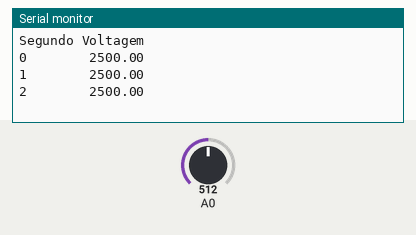
Simulated run of this sketch. Board: Arduino Uno, built with avr-gcc and run on an emulated ATmega328P. On the bench: the last lines printed to the serial monitor. The inputs (shaded band) are chosen by the test bench; at power-on: A0 = 512.

Above: at 1.2 s.
1.3 s: A0 set to 716
At 1.46 s:
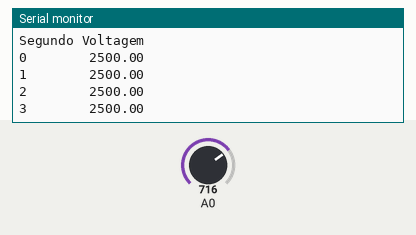
2.8 s: A0 set to 900
At 3.06 s:
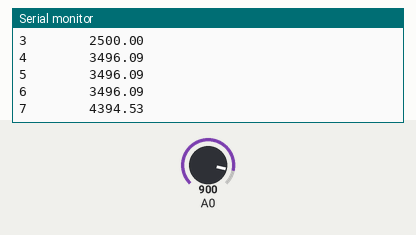
Timing chart, 0 to 5.8 s (numbered marks = the images above; inputs shaded):
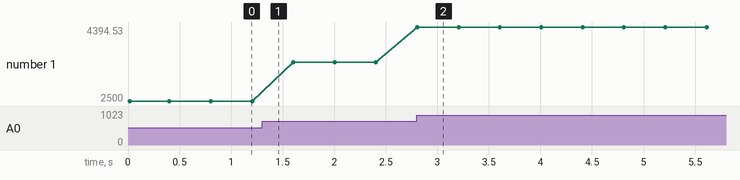

The sketch:

DetectorVoltagemTempo.ino
```cpp
//Programa: Detector de Voltagem Para Um Detector
//Descrição: Detecção Automatizada de Voltagem Para Quantidade Razoavel de Dados(Solução Simplificada)
//Autor: Diogo L.C. Felipe
//Email: Diogomem@outlook.com


/*
 * Para usar o programa:
 * 1. Conecte a placa ao computador
 * 2. Carregue o programa na placa
 * 3. Com a IDE aberta, pressione as telcas Ctrl + Shift + M
 * ---Apos finalização da medida---
 * 4. Copie as informações da tela para um arquivo .txt
 */

int detector = A0; //Definição da porta de detecção

int dados = 18000; //Variável para controle da quantidade de dados

int intervaloEntreMedidas = 400; //Atraso atraso entre duas medidas consecutivas (em milisegundo)

void setup() {
    Serial.begin(9600); //Inicição do monitor onde os dados aparecem
    Serial.println("Segundo Voltagem"); //Primeira linha do monitor

    //Variável que recebe a voltagem
    float voltagem;

    //Loop que conta o numero de medidas
    for(int medida = 0; medida < dados; medida++){
        voltagem = medeVoltagem(detector); //Função que efetivamete realiza a medida de voltagem

        //Impressão dos valores na tela separados por alguns espaços
        Serial.print(medida); //'Eixo x' ou 'id' da medida
        Serial.print("        ");
        Serial.println(voltagem); //Valor da medida ('eixo y')

        delay(intervaloEntreMedidas); //Implementação do atraso entre duas medidas consecutivas
    }
}

void loop(){}
```

funcoes_detector.ino.ino
```cpp
//Função que realiza medida de voltagem instantânea
float medeVoltagem(int porta){

    float detectorValor = 0; //Variável para aquisição do valor
    float voltagemCorrigida = 0; //Valor corrigido e fornecido ao usuário (em milivolt)

    detectorValor = analogRead(porta); //Aquisição do sinal
    voltagemCorrigida = (detectorValor)*(5000.00/1024.00); //Correção para a escala real de voltagem (milivolt)

    return voltagemCorrigida; //Retorno da voltagem corrigida
}
```

Measured:
- after the input at 2.8 s, the serial monitor: prints a new line at once (image 2)
- plotted number 1: 2500 → 3496.09 after the input at 1.3 s, 3496.09 → 4394.53 after the input at 2.8 s
